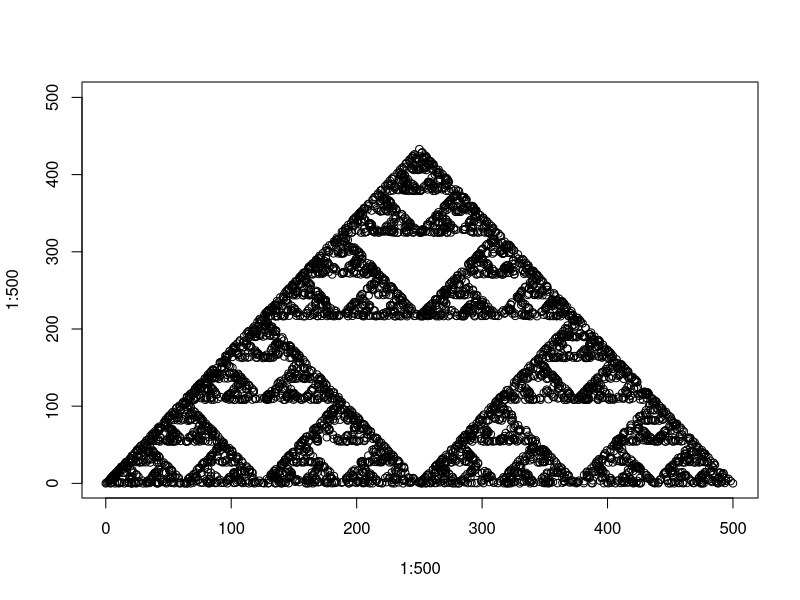

Here is the R script that generated this plot:
## Update 2021
## Replicating a program I wrote as an excercise in high school in Pascal
## Written strictly for learning

cornerA <- c(0,0)
cornerB <- c(500,0)
cornerC <- c(250, 433)
plot(1:500, 1:500, type = "n")
points(cornerA[1], cornerA[2])
points(cornerB[1], cornerB[2])
points(cornerC[1], cornerC[2])
here <- c(200, 54)
points(here[1], here[2])
for(i in 1:5000) {
  nv <- sample(3,1)
  switch(nv,
         here <- c(here[1]/2, here[2]/2),
         here <- c((here[1] + ((500 - here[1])/2)), here[2]/2),
         here <- c(((250 - here[1])/2) + here[1],(here[2] + ((433- here[2])/2))))
  points(here[1], here[2])  
}
